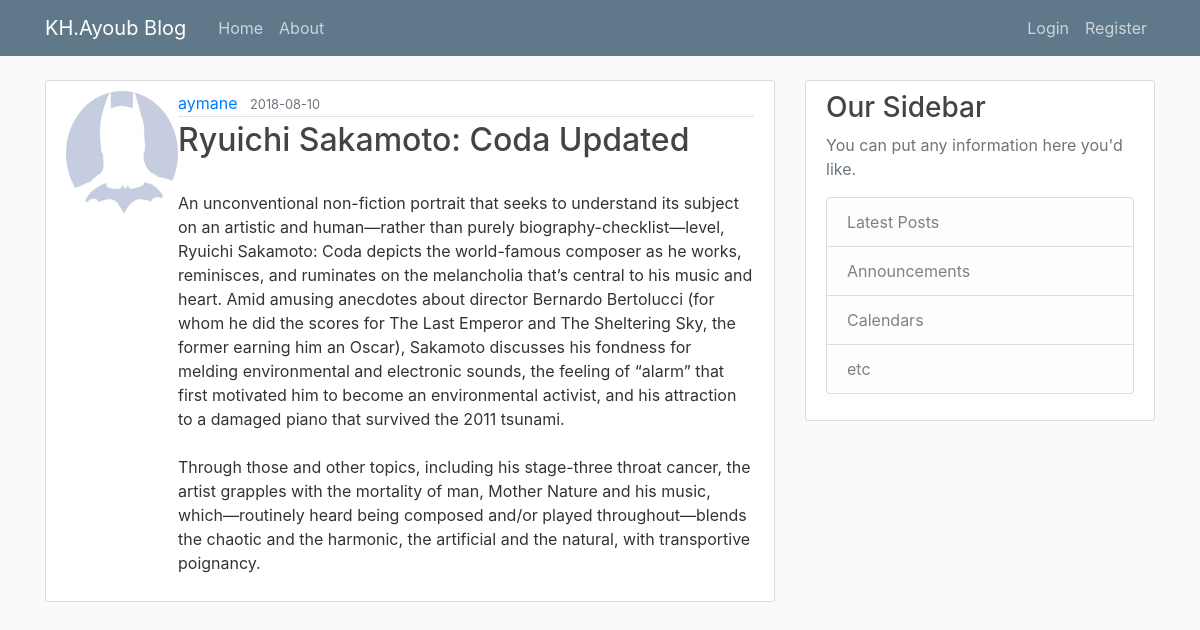
Page /new/14 on the committed database.
### flaskblog/models.py (models this page shows, shortened)
class User(db.Model, UserMixin):
	id = db.Column(db.Integer, primary_key=True)
	username = db.Column(db.String(16), unique=True, nullable=False)
	email = db.Column(db.String(120), unique=True, nullable=False)
	password = db.Column(db.String(60), nullable=False)
	image_file = db.Column(db.String(20), nullable=False, default='default.jpg')
	posts = db.relationship('Post', backref='author', lazy=True) #one-to-many a user can have a lot of posts

class Post(db.Model):
	id = db.Column(db.Integer, primary_key=True)
	title = db.Column(db.String(100), nullable=False)
	date_posted = db.Column(db.DateTime, default=datetime.utcnow,nullable=False)
	content = db.Column(db.Text, nullable=False)
	user_id = db.Column(db.Integer, db.ForeignKey('user.id'), nullable=False) #relationship to User Model

### flaskblog/routes.py (the view)
@app.route('/new/<int:post_id>',methods=['GET','POST'])
def post(post_id):
	post = Post.query.get_or_404(post_id)
	return render_template('post.html',title=post.title,post=post)

### flaskblog/templates/post.html
{% extends "layout.html" %}
{% block content %}
	<article class="media content-section">
	  <img class="rounded-circle article-image" src="{{url_for('static',filename='profil_pics/'+post.author.image_file)}}">
	  <div class="media-body">
	    <div class="article-metadata">
	      <a class="mr-2" href="{{url_for('user',username=post.author.username)}}">{{ post.author.username }}</a>
	      <small class="text-muted">{{ post.date_posted.strftime('%Y-%m-%d') }}</small>
	    </div>
	    <h2><a class="article-title" href="url_for('post',post_id=post.id)">{{ post.title }}</a></h2>
	    <p class="article-content">{{ post.content }}</p>
	  </div>
	</article>
{% endblock content %}

### flaskblog/static/main.css (style rules this page uses)
body { background: #fafafa; color: #333333; margin-top: 5rem; }
h1, h2, h3, h4, h5, h6 { color: #444444; }
.content-section { background: #ffffff; padding: 10px 20px; border: 1px solid #dddddd; border-radius: 3px; margin-bottom: 20px; }
.article-title { color: #444444; }
.article-content { white-space: pre-line; }
.article-metadata { padding-bottom: 1px; margin-bottom: 4px; border-bottom: 1px solid #e3e3e3 }

### rows in the picture
User: image_file (placeholder picture), author.username "aymane"
Post: date_posted "2018-08-10", title "Ryuichi Sakamoto: Coda Updated", content "An unconventional non-fiction portrait that seeks to understand its subject on an artistic and human—rather than purely biography-checklist—level, Ryuichi Sakamoto: Coda depicts the world-famous composer as he works, reminisces, and ruminates on the melancholia that’s central to his music and heart. Amid amusing anecdotes about director Bernardo Bertolucci (for whom he did the scores for The Last Emperor and The Sheltering Sky, the former earning him an Oscar), Sakamoto discusses his fondness for melding environmental and electronic sounds, the feeling of “alarm” that first motivated him to become an environmental activist, and his attraction to a damaged piano that survived the 2011…"
